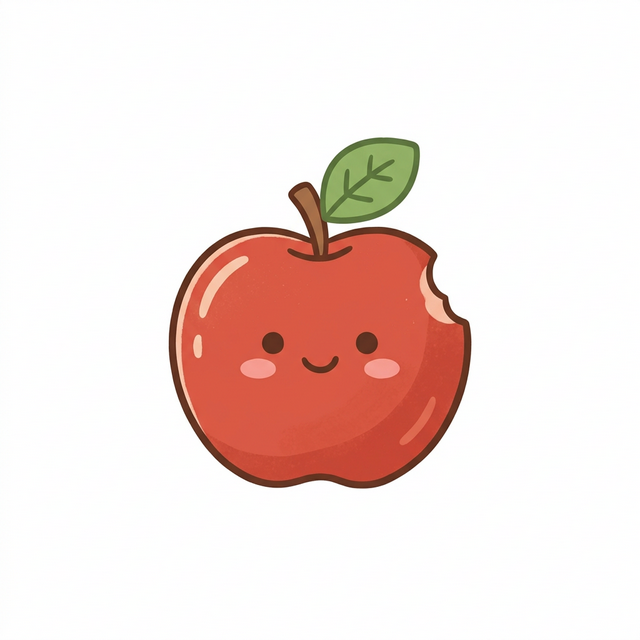
#> input picture Proyecto_Retail_IA_GitHub/PRESENTACION/web/images/apple.png, 640 x 640 px
$ python -i generate_synthetic_dataset.py   (imports and definitions only)
#> lines starting #> are read from the running program, lines starting #| are printed output that depends on the picture
#> further down, picture is the input picture: shape (640, 640, 3); mean B, G, R 221.1, 225.5, 243.3
"""
Synthetic Shelf Dataset Generator.
Generates YOLO-format annotated shelf images by compositing product patches
onto shelf backgrounds with realistic augmentation.
"""

import os
import sys
import json
import random
import shutil
from typing import List, Tuple

import cv2
import numpy as np

ROOT_DIR = os.path.abspath(os.path.join(os.path.dirname(__file__), ".."))


# [128 lines left out: functions generate_shelf_background, generate_product_patch, place_products_on_shelf, not called in this run]


def apply_realistic_augmentation(img: np.ndarray) -> np.ndarray:
    """Apply realistic augmentations: noise, blur, lighting, color jitter."""
    result = img.copy()

    # Random brightness/contrast
    alpha = random.uniform(0.7, 1.3)
    beta = random.randint(-30, 30)
    result = cv2.convertScaleAbs(result, alpha=alpha, beta=beta)
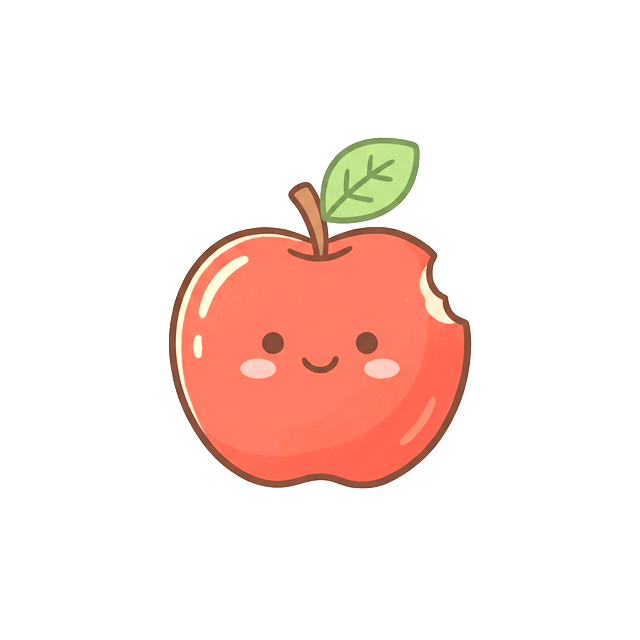
#> result: shape (640, 640, 3); mean B, G, R 227.5, 232.8, 251.1

    # Gaussian noise
    if random.random() < 0.4:
        noise = np.random.normal(0, random.uniform(5, 15), result.shape).astype(np.int16)
        result = np.clip(result.astype(np.int16) + noise, 0, 255).astype(np.uint8)

    # Blur
    if random.random() < 0.3:
        ksize = random.choice([3, 5])
        result = cv2.GaussianBlur(result, (ksize, ksize), 0)

    # Color jitter (HSV)
    if random.random() < 0.5:
        hsv = cv2.cvtColor(result, cv2.COLOR_BGR2HSV).astype(np.int16)
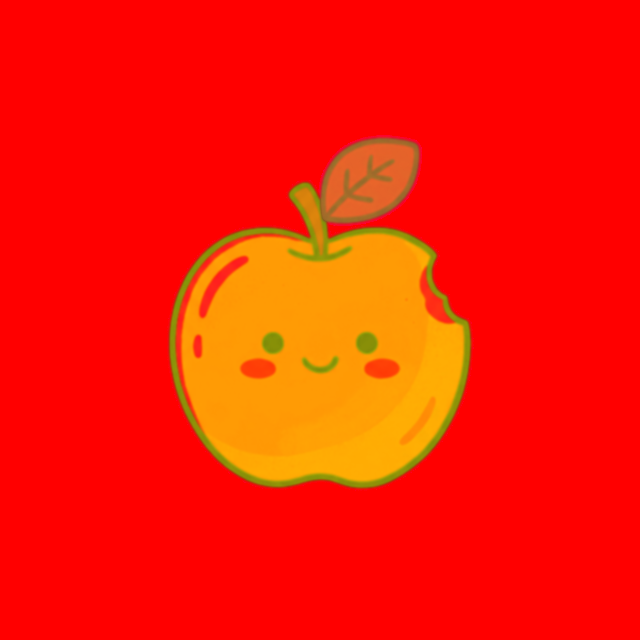
#> hsv: shape (640, 640, 3) int16; mean B, G, R 1.8, 25.7, 251.6
        hsv[:, :, 0] = (hsv[:, :, 0] + random.randint(-10, 10)) % 180
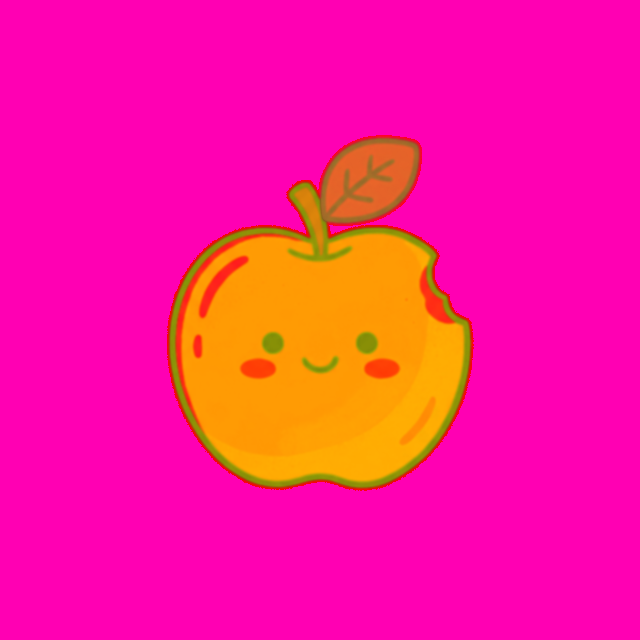
#> hsv: shape (640, 640, 3) int16; mean B, G, R 147.4, 25.7, 251.6
        hsv[:, :, 1] = np.clip(hsv[:, :, 1] + random.randint(-30, 30), 0, 255)
        result = cv2.cvtColor(hsv.astype(np.uint8), cv2.COLOR_HSV2BGR)

    # Perspective warp (slight)
    if random.random() < 0.3:
        h, w = result.shape[:2]
        offset = random.randint(5, 20)
        src_pts = np.float32([[0, 0], [w, 0], [w, h], [0, h]])
        dst_pts = np.float32([
            [random.randint(0, offset), random.randint(0, offset)],
            [w - random.randint(0, offset), random.randint(0, offset)],
            [w - random.randint(0, offset), h - random.randint(0, offset)],
            [random.randint(0, offset), h - random.randint(0, offset)],
        ])
        M = cv2.getPerspectiveTransform(src_pts, dst_pts)
        result = cv2.warpPerspective(result, M, (w, h), borderMode=cv2.BORDER_REPLICATE)

    return result


# [90 lines left out: function generate_dataset, not called in this run]


# [20 lines not run here, left out]

>>> import cv2
>>> picture = cv2.imread('../PRESENTACION/web/images/apple.png')
>>> result = apply_realistic_augmentation(picture)
